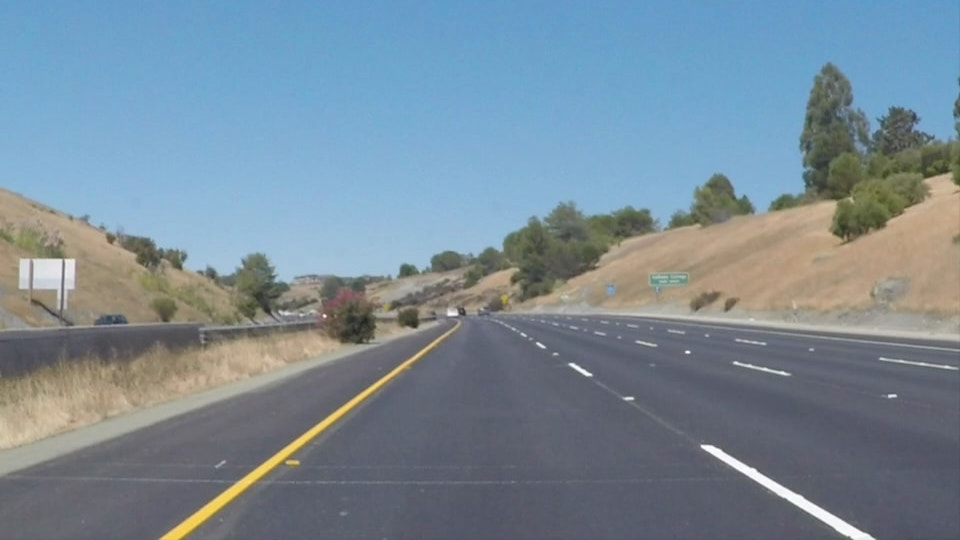
#> input picture test_images/solidYellowCurve2.jpg, 960 x 540 px
$ jupyter execute --allow-errors Finding_Lane_Lines_in_image_Yan.ipynb   (shell and % lines are left out)
#> lines starting #> are read from the running program, lines starting #| are printed output that depends on the picture; after the words box and inside, x2 and y2 are one past the last pixel; in counts of white or black regions, pixels touching at a corner belong together; long printed decimals are rounded
# Self-Driving Car Engineer Nanodegree

Project: Finding Lane Lines on the Road

Author: Pengmian Yan

### Importing

[cell 1]
#importing some useful packages
import matplotlib.pyplot as plt
import matplotlib.image as mpimg
import numpy as np
import cv2
import math
from PIL import Image

### Definition of Functions

[cell 2]
def create_points_from_lines(x1,y1,x2,y2):
    """Convert line features to feature class of points

    :param input_line: Input line features
    increment = 5
    :return: Output point feature
    """
# [4 lines of commented-out code are left out]
    increment = 5
    output_points = []
    output_points.append([x1,y1])
    output_points.append([x2,y2])

    if x1 == x2:
        y = min(y1,y2) + increment
        while y < max(y1,y2):
            output_points.append([x1,y])
            y += increment
    else:
        slope = (y2-y1)/(x2-x1)
        b = y1-x1*slope
        x = min(x1,x2) + increment
        while x < max(x1,x2):
            output_points.append([x,x*slope+b])
            x += increment

    return output_points

def merge_lines(lines, masked_image):
    """
    Input is array of initional line segements.
    The segments will be fittet to one left line and one right line, which will be crossed.
    """

    #devide the line segments to left lines vs. right lines
    lines_left = []
    lines_right = []
    for line in lines:
        for x1,y1,x2,y2 in line:
            if x2!=x1:
                if ((y2-y1)/(x2-x1)) < 0:
                    lines_left.append(line)
                else:
                    lines_right.append(line)

    #compute the average slope of left line segments
    slope_left = 0
    summe_slope_left = 0
    length_left = 0
    summe_length_left = 0
    for line in lines_left:
        for x1,y1,x2,y2 in line:
            if x2!=x1:
                length_left = math.sqrt((x2-x1)**2 + (y2-y1)**2)
                slope_left = (y2-y1)/(x2-x1)
                summe_slope_left += slope_left*length_left
                summe_length_left += length_left
    average_slope_left = summe_slope_left / summe_length_left
    print('average_slope_left=', average_slope_left)

    #take out the outlier of left line segments
    lines_left_good = []
    for line in lines_left:
        for x1,y1,x2,y2 in line:
            if ((y2-y1)/(x2-x1) > average_slope_left*1.2) and ((y2-y1)/(x2-x1) < average_slope_left*0.8) and (x1<600) and (x2<600):
                lines_left_good.append(line)

    #compute the average slope of right line segments
    slope_right = 0
    summe_slope_right = 0
    length_right = 0
    summe_length_right = 0
    for line in lines_right:
        for x1,y1,x2,y2 in line:
            if x2!=x1:
                length_right = math.sqrt((x2-x1)**2 + (y2-y1)**2)
                slope_right = (y2-y1)/(x2-x1)
                summe_slope_right += slope_right*length_right
                summe_length_right += length_right
    average_slope_right = summe_slope_right / summe_length_right
    print('average_slope_right=', average_slope_right)

    #take out the outlier of right line segments
    lines_right_good = []
    for line in lines_right:
        for x1,y1,x2,y2 in line:
            if ((y2-y1)/(x2-x1) < average_slope_right*1.2) and ((y2-y1)/(x2-x1) > average_slope_right*0.8) and (x1>500) and (x2>500):
                lines_right_good.append(line)
#     print('number of lines_right=',len(lines_right))
#     print('number of lines_right_good=',len(lines_right_good))

    #generate points on the left line segments
    points_left = []
    for line in lines_left_good:
        for x1,y1,x2,y2 in line:
            points_left.extend(create_points_from_lines(x1,y1,x2,y2))
    #print(points_left)
    #generate points on the right line segments
    points_right = []
    for line in lines_right_good:
        for x1,y1,x2,y2 in line:
            points_right.extend(create_points_from_lines(x1,y1,x2,y2))
    #draw the points_right to debug
    blank = np.zeros_like(masked_image)
    for point in points_right:
        cv2.circle(blank, (int(point[0]),int(point[1])), 2, (100,0,0),-1)
    plt.imshow(blank)
    #fit lines to one left line
    [vx_l,vy_l,x0_l,y0_l] = cv2.fitLine(np.array(points_left), cv2.DIST_FAIR, 0, 1e-2, 1e-2)
    #print('[vx_l,vy_l,x0_l,y0_l]',[vx_l,vy_l,x0_l,y0_l])
    #compute the formel of left line yl=m_l*(x-x0)+y0
    m_l = vy_l/vx_l

    #fit lines to one right line
    [vx_r,vy_r,x0_r,y0_r] = cv2.fitLine(np.array(points_right), cv2.DIST_FAIR, 0, 1e-2, 1e-2)
    #print('[vx_r,vy_r,x0_r,y0_r]',[vx_r,vy_r,x0_r,y0_r])
    #compute the formel of left line yl=m_l*(x-x0)+y0
    m_r = vy_r/vx_r

    return [m_l,m_r,x0_l,y0_l,x0_r,y0_r]


# [20 lines left out: function draw_lines, not called in this run]

### Main function for lane finding pipline on a image

[cell 3]
#reading in an image
image = mpimg.imread('test_images/solidYellowCurve2.jpg')
#> image is the input picture: shape (540, 960, 3); mean R, G, B 120.7, 138.6, 151.5

#printing out some stats and plotting
print('This image is:', type(image), 'with dimensions:', image.shape)
#| This image is: <class 'numpy.ndarray'> with dimensions: (540, 960, 3)
plt.imshow(image)  # if you wanted to show a single color channel image called 'gray', for example, call as plt.imshow(gray, cmap='gray')

#Grayscale transform
gray = cv2.cvtColor(image, cv2.COLOR_BGR2GRAY)
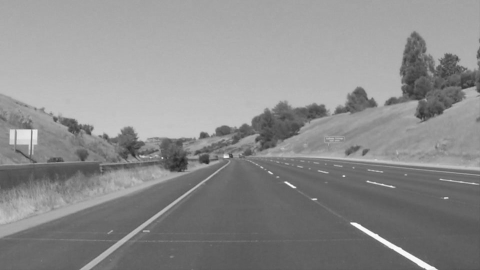
#> gray: shape (540, 960) (shown at 1/2 size); min 30, max 255, mean 140.4
plt.imshow(gray, cmap='gray')


#Canny transform
Edge = cv2.Canny(gray, 50, 150)
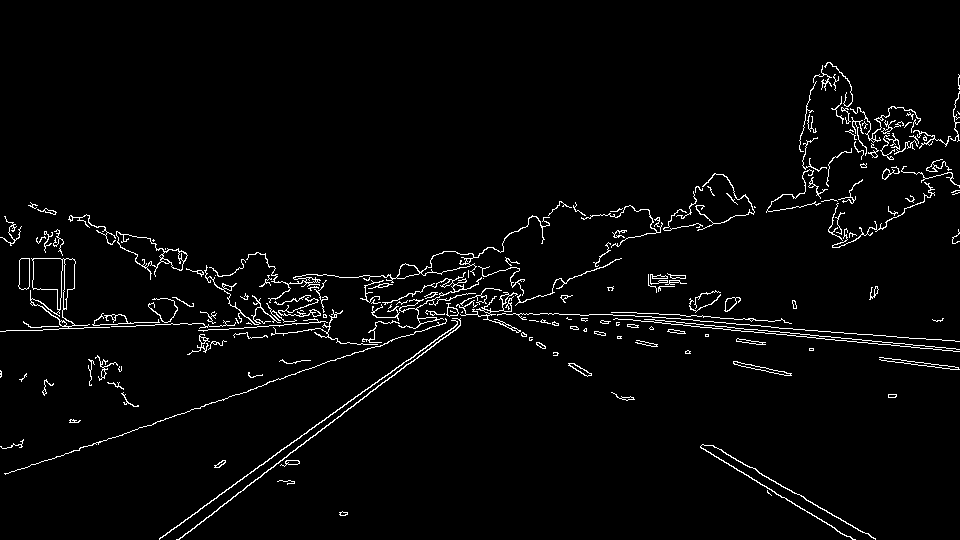
#> Edge: shape (540, 960); 2.8% white in thin lines or dots, all inside (x1, y1, x2, y2) = (0, 62, 960, 540)
plt.imshow(Edge, cmap='gray')

#Applies a Gaussian Noise kerne
Edge_clean = cv2.GaussianBlur(Edge, (3, 3), 0)
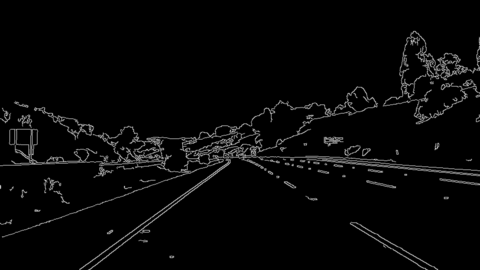
#> Edge_clean: shape (540, 960) (shown at 1/2 size); min 0, max 223, mean 7.2
plt.imshow(Edge_clean, cmap='gray')


#Applies an image mask for the ROI
    #defining a blank mask to start with
mask = np.zeros_like(Edge_clean)
    ##filling pixels inside the polygon defined by "vertices" with the fill color
ignore_mask_color = 255
qradrangle = np.array([[460,313],[490,313],[100,540],[950,540]])
cv2.fillPoly(mask, [qradrangle], ignore_mask_color)
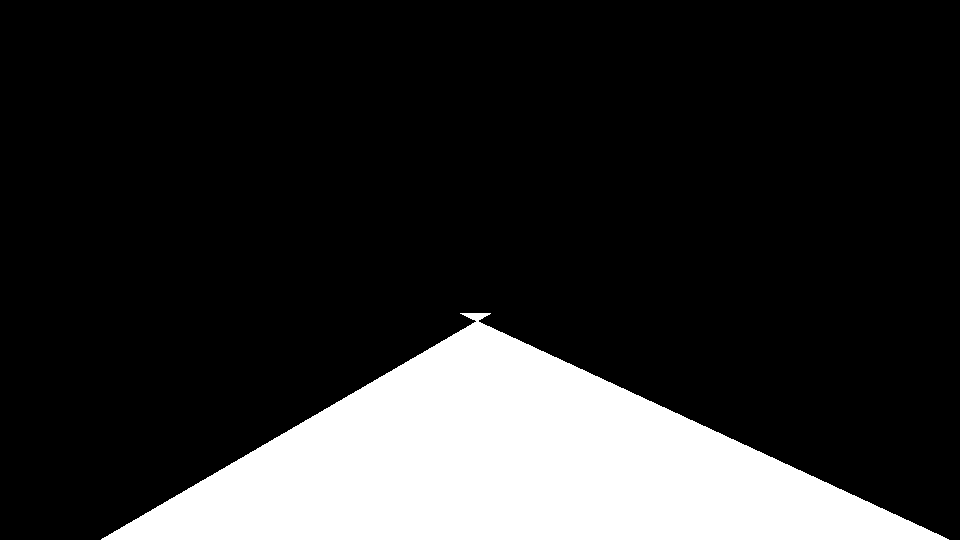
#> mask: shape (540, 960); 18% white; 1 white region, box (x1, y1, x2, y2) and area: (101, 313, 949, 540) 93430
    ##returning the image only where mask pixels are nonzero
masked_image = cv2.bitwise_and(Edge_clean, mask)
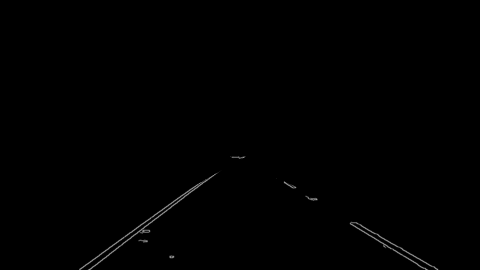
#> masked_image: shape (540, 960) (shown at 1/2 size); min 0, max 191, mean 0.8

plt.imshow(masked_image)

#get the hough lines
rho = 1
theta = 1
threshold = 5
minLinelength = 10
maxLineGap = 4
lines = cv2.HoughLinesP(masked_image, rho, theta, threshold, np.array([]), minLinelength, maxLineGap)
#> lines = 110 rows, first 6: [780, 487, 827, 509], [239, 478, 308, 433], [180, 521, 243, 480], [308, 428, 439, 343], [210, 499, 276, 456], [225, 488, 291, 445]
    ##Merge the lins
lines_merged = merge_lines(lines,masked_image) #right
#> the loop in merge_lines, `for line in lines:` made 110 passes
#> after the loop in merge_lines, `for line in lines:`: lines_left = 40 items, first 6: [[239, 478, 308, 433]], [[180, 521, 243, 480]], [[308, 428, 439, 343]], [[210, 499, 276, 456]], [[225, 488, 291, 445]], [[272, 454, 347, 405]]; lines_right = 56 items, first 6: [[780, 487, 827, 509]], [[723, 463, 757, 479]], [[725, 455, 762, 472]], [[823, 511, 870, 533]], [[751, 480, 787, 497]], [[821, 522, 856, 538]]
#> the loop in merge_lines, `for line in lines_left:` made 40 passes
#> after the loop in merge_lines, `for line in lines_left:`: summe_length_left = 2623.9; summe_slope_left = -1705.6
#> in merge_lines, `average_slope_left = summe_slope_left / summe_length_left`: average_slope_left = -0.65
#| average_slope_left= -0.65
#> after the loop in merge_lines, `for line in lines_left:`: lines_left_good has the same summary as lines_left
#> the loop in merge_lines, `for line in lines_right:` made 56 passes
#> after the loop in merge_lines, `for line in lines_right:`: summe_length_right = 1822.6; summe_slope_right = 837.7
#> in merge_lines, `average_slope_right = summe_slope_right / summe_length_right`: average_slope_right = 0.46
#| average_slope_right= 0.4596
#> after the loop in merge_lines, `for line in lines_right:`: lines_right_good = 52 items, first 6: [[780, 487, 827, 509]], [[723, 463, 757, 479]], [[725, 455, 762, 472]], [[823, 511, 870, 533]], [[751, 480, 787, 497]], [[821, 522, 856, 538]]
#> the loop in merge_lines, `for line in lines_left_good:` made 40 passes
#> line on passes 1 to 8: [[239, 478, 308, 433]], [[180, 521, 243, 480]], [[308, 428, 439, 343]], [[210, 499, 276, 456]], [[225, 488, 291, 445]], [[272, 454, 347, 405]], [[175, 538, 220, 509]], [[197, 509, 258, 469]]
#> after the loop in merge_lines, `for line in lines_left_good:`: points_left = 494 pairs, first value 158 to 443, second value 340 to 539
#> in merge_lines, `points_right = []`: points_right = []
#> the loop in merge_lines, `for line in lines_right_good:` made 52 passes
#> line on passes 1 to 8: [[780, 487, 827, 509]], [[723, 463, 757, 479]], [[725, 455, 762, 472]], [[823, 511, 870, 533]], [[751, 480, 787, 497]], [[821, 522, 856, 538]], [[699, 446, 714, 453]], [[761, 476, 806, 497]]
#> after the loop in merge_lines, `for line in lines_right_good:`: points_right = 394 pairs, first value 567 to 876, second value 363 to 539
#> the loop in merge_lines, `for point in points_right:` made 394 passes
#> point on passes 1 to 3: [780, 487], [827, 509], [785, 489.3]
#> after the loop in merge_lines, `for point in points_right:`:
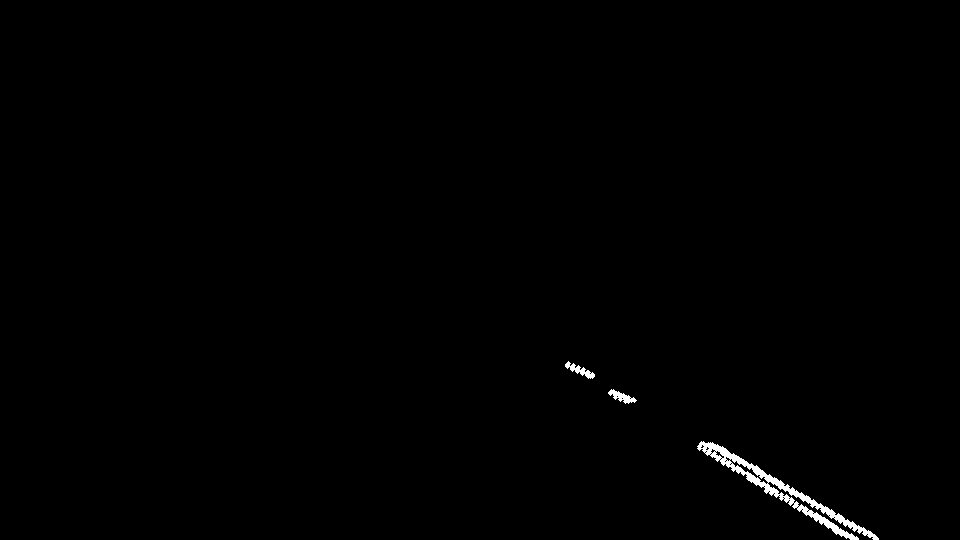
#> blank: shape (540, 960); values 0 (black) and 100 (white), 0.51% white; 3 white regions, box (x1, y1, x2, y2) and area: (697, 441, 879, 540) 2292, (565, 361, 595, 379) 187, (608, 389, 637, 404) 184
#> in merge_lines, `[vx_l,vy_l,x0_l,y0_l] = cv2.fitLine(np.array(points_left), cv2.DIST_FA..`: vx_l = [0.812]; vy_l = [-0.584]; x0_l = [331]; y0_l = [416.8]
#> in merge_lines, `m_l = vy_l/vx_l`: m_l = [-0.719]
#> in merge_lines, `[vx_r,vy_r,x0_r,y0_r] = cv2.fitLine(np.array(points_right), cv2.DIST_F..`: vx_r = [0.866]; vy_r = [0.5]; x0_r = [766.8]; y0_r = [478.9]
#> in merge_lines, `m_r = vy_r/vx_r`: m_r = [0.577]
#> lines_merged = [[-0.719], [0.577], [331], [416.8], [766.8], [478.9]]
print('[m_l,m_r,x0_l,y0_l,x0_r,y0_r]=',lines_merged)
#> (printed output is left out)

#compute the cross point of left and right line
m_l = lines_merged[0]
#> m_l = [-0.719]
m_r = lines_merged[1]
#> m_r = [0.577]
x0_l = lines_merged[2]
#> x0_l = [331]
y0_l = lines_merged[3]
#> y0_l = [416.8]
x0_r = lines_merged[4]
#> x0_r = [766.8]
y0_r = lines_merged[5]
#> y0_r = [478.9]
x_cross = (y0_r-y0_l + m_l*x0_l - m_r*x0_r)/(m_l-m_r)
#> x_cross = [477]

#compute the two end points of left line
endpoints_left = [x_cross-10, m_l*(x_cross-10-x0_l)+y0_l, x0_l+(image.shape[0]-y0_l)/m_l, image.shape[0]]
#> endpoints_left = [[467], [319], [159.7], 540]
print('endpoints_left =',endpoints_left)
#| endpoints_left = [array([467.009], dtype=float32), array([318.9947], dtype=float32), array([159.6846], dtype=float32), 540]
#compute the two end points of right line

endpoints_right = [x_cross+10, m_r*(x_cross+10-x0_r)+y0_r, x0_r+(image.shape[0]-y0_r)/m_r, image.shape[0]]
#> endpoints_right = [[487], [317.6], [872.7], 540]
print('endpoints_right =',endpoints_right)
#| endpoints_right = [array([487.009], dtype=float32), array([317.57], dtype=float32), array([872.725], dtype=float32), 540]

# [10 lines of commented-out code are left out]
lines_img = np.zeros((masked_image.shape[0],masked_image.shape[1],3), dtype=np.uint8)
#draw_lines(lines_img, endpoints)
#> (the rest of this cell did not finish here and is left out)

$ run again, with test_images/solidWhiteCurve.jpg copied over test_images/solidYellowCurve2.jpg
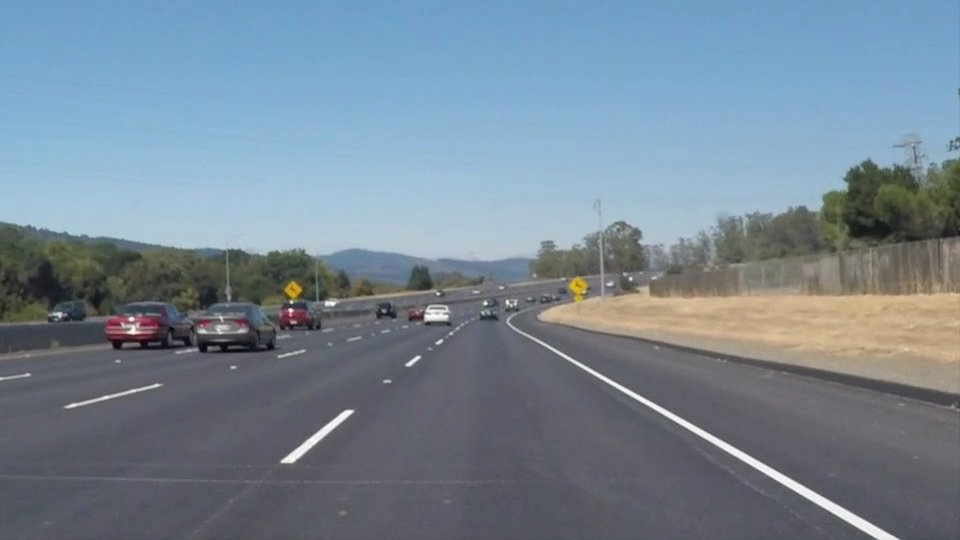
#> input picture test_images/solidWhiteCurve.jpg, 960 x 540 px
#> image is the input picture: shape (540, 960, 3); mean R, G, B 118.5, 134.5, 148.1
#| This image is: <class 'numpy.ndarray'> with dimensions: (540, 960, 3)
#> `Edge = cv2.Canny(gray, 50, 150)`:
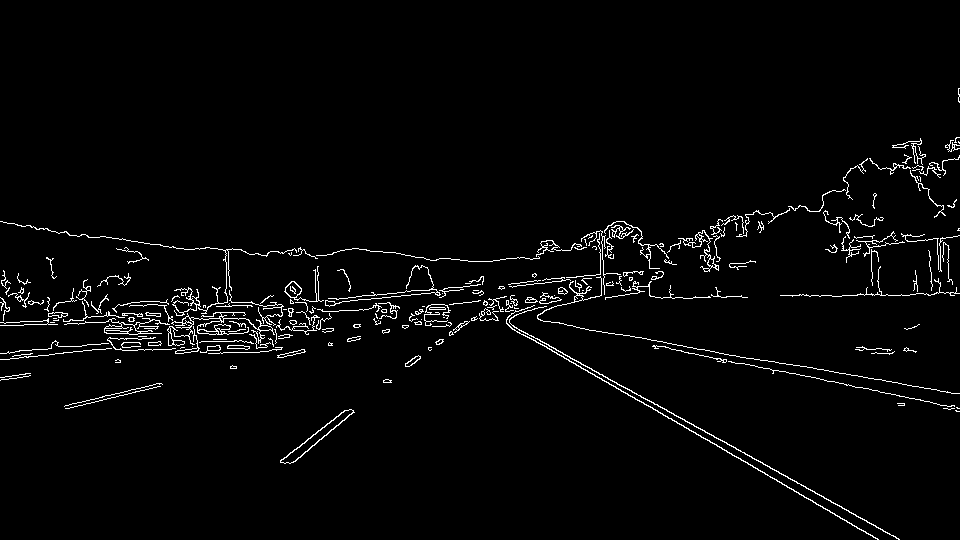
#> Edge: shape (540, 960); 2.6% white in thin lines or dots, all inside (x1, y1, x2, y2) = (0, 88, 960, 540)
#> mask: shape (540, 960); 18% white; 1 white region, box (x1, y1, x2, y2) and area: (101, 313, 949, 540) 93430
#> lines = 88 rows, first 6: [781, 485, 819, 503], [587, 373, 686, 419], [814, 494, 865, 518], [700, 438, 741, 457], [688, 431, 727, 449], [633, 399, 677, 420]
#> the loop in merge_lines, `for line in lines:` made 88 passes
#> after the loop in merge_lines, `for line in lines:`: lines_left = 40 items, first 6: [[279, 461, 306, 443]], [[475, 320, 487, 313]], [[279, 459, 317, 434]], [[309, 446, 335, 429]], [[322, 435, 355, 413]], [[479, 319, 489, 313]]; lines_right = 48 items, first 6: [[781, 485, 819, 503]], [[587, 373, 686, 419]], [[814, 494, 865, 518]], [[700, 438, 741, 457]], [[688, 431, 727, 449]], [[633, 399, 677, 420]]
#> the loop in merge_lines, `for line in lines_left:` made 40 passes
#> after the loop in merge_lines, `for line in lines_left:`: summe_length_left = 1064.1; summe_slope_left = -692.1
#> average_slope_left = -0.65
#| average_slope_left= -0.6504
#> after the loop in merge_lines, `for line in lines_left:`: lines_left_good = 37 items, first 6: [[279, 461, 306, 443]], [[475, 320, 487, 313]], [[279, 459, 317, 434]], [[309, 446, 335, 429]], [[322, 435, 355, 413]], [[479, 319, 489, 313]]
#> the loop in merge_lines, `for line in lines_right:` made 48 passes
#> after the loop in merge_lines, `for line in lines_right:`: summe_length_right = 2381.8; summe_slope_right = 1118
#> average_slope_right = 0.469
#| average_slope_right= 0.4694
#> after the loop in merge_lines, `for line in lines_right:`: lines_right_good = 45 items, first 6: [[781, 485, 819, 503]], [[587, 373, 686, 419]], [[814, 494, 865, 518]], [[700, 438, 741, 457]], [[688, 431, 727, 449]], [[633, 399, 677, 420]]
#> the loop in merge_lines, `for line in lines_left_good:` made 37 passes
#> line on passes 1 to 8: [[279, 461, 306, 443]], [[475, 320, 487, 313]], [[279, 459, 317, 434]], [[309, 446, 335, 429]], [[322, 435, 355, 413]], [[479, 319, 489, 313]], [[288, 464, 310, 450]], [[297, 456, 327, 436]]
#> after the loop in merge_lines, `for line in lines_left_good:`: points_left = 223 pairs, first value 279 to 489, second value 313 to 464
#> in merge_lines, `points_right = []`: points_right = []
#> the loop in merge_lines, `for line in lines_right_good:` made 45 passes
#> line on passes 1 to 8: [[781, 485, 819, 503]], [[587, 373, 686, 419]], [[814, 494, 865, 518]], [[700, 438, 741, 457]], [[688, 431, 727, 449]], [[633, 399, 677, 420]], [[675, 423, 717, 443]], [[701, 431, 752, 455]]
#> after the loop in merge_lines, `for line in lines_right_good:`: points_right = 488 pairs, first value 575 to 900, second value 366 to 539
#> the loop in merge_lines, `for point in points_right:` made 488 passes
#> point on passes 1 to 3: [781, 485], [819, 503], [786, 487.4]
#> after the loop in merge_lines, `for point in points_right:`:
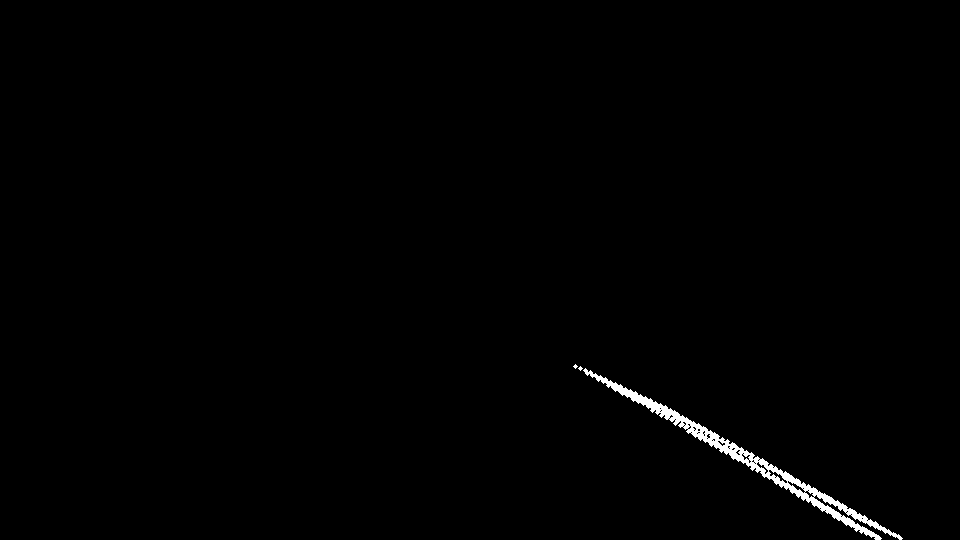
#> blank: shape (540, 960); values 0 (black) and 100 (white), 0.69% white; 3 white regions (2 under 20 px), largest, box (x1, y1, x2, y2) and area: (583, 368, 903, 540) 3576
#> in merge_lines, `[vx_l,vy_l,x0_l,y0_l] = cv2.fitLine(np.array(points_left), cv2.DIST_FA..`: vx_l = [0.802]; vy_l = [-0.598]; x0_l = [350.3]; y0_l = [409.2]
#> in merge_lines, `m_l = vy_l/vx_l`: m_l = [-0.746]
#> in merge_lines, `[vx_r,vy_r,x0_r,y0_r] = cv2.fitLine(np.array(points_right), cv2.DIST_F..`: vx_r = [0.878]; vy_r = [0.478]; x0_r = [737.6]; y0_r = [453.2]
#> in merge_lines, `m_r = vy_r/vx_r`: m_r = [0.544]
#> lines_merged = [[-0.746], [0.544], [350.3], [409.2], [737.6], [453.2]]
#> (printed output is left out)
#> `m_l = lines_merged[0]`: m_l = [-0.746]
#> `m_r = lines_merged[1]`: m_r = [0.544]
#> `x0_l = lines_merged[2]`: x0_l = [350.3]
#> `y0_l = lines_merged[3]`: y0_l = [409.2]
#> `x0_r = lines_merged[4]`: x0_r = [737.6]
#> `y0_r = lines_merged[5]`: y0_r = [453.2]
#> x_cross = [479.6]
#> endpoints_left = [[469.6], [320.3], [175], 540]
#| endpoints_left = [array([469.557], dtype=float32), array([320.265], dtype=float32), array([175.0204], dtype=float32), 540]
#> endpoints_right = [[489.6], [318.2], [897.1], 540]
#| endpoints_right = [array([489.557], dtype=float32), array([318.2453], dtype=float32), array([897.110], dtype=float32), 540]
